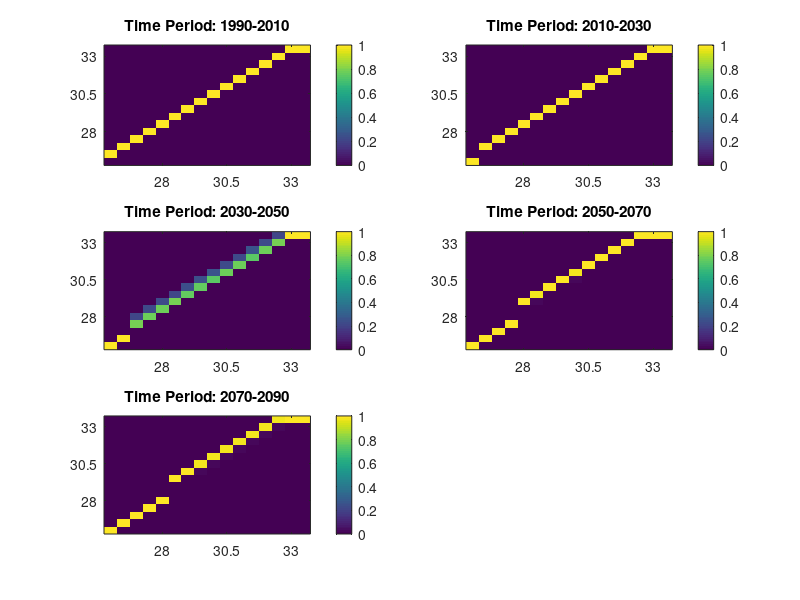

Source code (MATLAB): (Note: this script raises an error after producing the figure.)
% Update Temperature transition matrices
clear all;
close all;

% load data
load('T_Temp_Precip_RCP85A');

%test_matrix = T_Temp(:,:,1);
%test_row = T_Temp(:,1,1);
%% Version 1 w/ binning as follows: 1-10, 11-20, 21-30, ..., 141-150, 151
k = size(T_Temp, 3);
t = size(T_Temp, 2);
d = 16; % new discretization
dt = round(t/(d-1));
s = [2 3 3 2 10];
% for every time period transition matrix, N
for l=1:5
    % for every column (time period n)
    count = 1;
    for j=1:dt:d*dt
        
        lower_limit = 1;
        % combine rows to go from 0.05 discretization to 0.5
        for i=1:d
             if i == d
                 upper_limit = 151;
             else
                 upper_limit = i*dt;
             end
         
            T_new_row(i) = sum(T_Temp(lower_limit:upper_limit,min(j+s(l), 151),l));
            disp([count, (j+l), lower_limit, upper_limit]);
            lower_limit = upper_limit + 1;
        end

        T_new_matrix(:,count,l) = T_new_row;
        count = count + 1;
    end
end

%T_Temp_new = zeros(16,16,5);
T_Temp_new = T_new_matrix;

%% Version 5 w/ averaging and binning as follows: 1-10, 11-20, 21-30, ..., 141-150, 151
k = size(T_Temp, 3);
t = size(T_Temp, 2);
d = 16; % new discretization
dt = round(t/(d-1));

% for every time period transition matrix, N
for l=1:5
    % for every column (time period n)
    count = 1;
    for j=1:dt:d*dt
        
        new_col(:,count) = mean(T_Temp(:,j+1:min(151, j+2),l), 2);
        count = count + 1;
    end
    
    lower_limit = 1;
    % combine rows to go from 0.05 discretization to 0.5
    for i=1:d
        if i == d
            upper_limit = 151;
        else
            upper_limit = i*dt;
        end
        
        T_new_mat(i,:) = sum(new_col(lower_limit:upper_limit,:), 1);
        disp([count, (j), lower_limit, upper_limit]);
        lower_limit = upper_limit + 1;
    end

    T_new_matrix(:,:,l) = T_new_mat;
        
    
end

%T_Temp_new = zeros(16,16,5);
T_Temp_new = T_new_matrix;
%% Version 3 w/ binning as follows: 1-5, 6-15, 16-25, ..., 146-151
k = size(T_Temp, 3);
t = size(T_Temp, 2);
d = 16; % new discretization
dt = round(t/(d-1));

% for every time period transition matrix, N
for l=1:5
    % for every column (time period n)
    count = 1;
    for j=1:dt:d*dt
        
        lower_limit = 1;
        % combine rows to go from 0.05 discretization to 0.5
        for i=1:d
             if i == d
                 upper_limit = 151;
             else
                 upper_limit = (i-1)*dt+5;
             end
         
            T_new_row(i) = sum(T_Temp(lower_limit:upper_limit,j,l));
            disp([count, lower_limit, upper_limit]);
            lower_limit = upper_limit + 1;
        end

        T_new_matrix(:,count,l) = T_new_row;
        count = count + 1;
    end
end

%T_Temp_new = zeros(16,16,5);
T_Temp_new = T_new_matrix;
%% Version 4 w/ binning as follows: 1-6, 7-16, 17-26, ..., 147-151
k = size(T_Temp, 3);
t = size(T_Temp, 2);
d = 16; % new discretization
dt = round(t/(d-1));

% for every time period transition matrix, N
for l=1:5
    % for every column (time period n)
    count = 1;
    for j=1:dt:d*dt
        
        lower_limit = 1;
        % combine rows to go from 0.05 discretization to 0.5
        for i=1:d
             if i == d
                 upper_limit = 151;
             else
                 upper_limit = (i-1)*dt+6;
             end
            m = round((lower_limit + upper_limit)/2);
            T_new_row(i) = sum(T_Temp(lower_limit:upper_limit,min(j, 151),l));
            disp([count, min(j, 151), lower_limit, upper_limit]);
            lower_limit = upper_limit + 1;
        end

        T_new_matrix(:,count,l) = T_new_row;
        count = count + 1;
    end
end

%T_Temp_new = zeros(16,16,5);
T_Temp_new = T_new_matrix;
%% create plots to test discretization
decades = {'1990-2010', '2010-2030', '2030-2050', '2050-2070', '2070-2090'};
figure;
for n=1:k
    subplot(3,2,n)
    imagesc(T_new_matrix(:,:,n));
    colorbar;
    set(gca, 'YDir', 'normal');
    title(['Time Period: ', decades{n}]);
    xticks(5:5:16);
    xticklabels(28:2.5:33.5);
    yticks(5:5:16);
    yticklabels(28:2.5:33.5);
end

sgtitle('Temp Transition Matrices- Rediscretized into 0.50-degree Bins');
[fileLoc, fileName] = fileparts(matlab.desktop.editor.getActiveFilename);
text(-5, -5, string(fileLoc));
text(-5, -6, string(fileName));

%% Inputs for temperature
N = 5;

% Change in temperature from one time period to next
climParam.T_min = 0;
climParam.T_max = 1.5;
climParam.T_delta = 0.5; % deg C
s_T = climParam.T_min: climParam.T_delta: climParam.T_max;
climParam.T0 = s_T(1);
climParam.T0_abs = 26;
M_T = length(s_T);

% Absolute temperature values
T_abs_max = max(s_T) * N;
s_T_abs = climParam.T0_abs : climParam.T_delta : climParam.T0_abs+ T_abs_max;
M_T_abs = length(s_T_abs);
T_bins = [s_T_abs-climParam.T_delta/2 s_T_abs(end)+climParam.T_delta/2];

numSamp = 25000;
decades = { '1990', '2010', '2030', '2050', '2070', '2090'};

% Starting point
T0 = s_T(1);
T0_abs = 26;

%% test using updated temperature transition matrices compared to previous discretization

numRuns = 100;

for M=1:numRuns
    % Set time series
    state_ind_T = zeros(1,N);
    state_ind_T(1) = find(T0_abs==s_T_abs);
    randGen = true;

    p = randi(numSamp,N-1);
    T_over_time = cell(1,N);

    for t = 1:N
            % Sample forward distribution given current state
            T_current = s_T_abs(state_ind_T(t));
            [T_over_time{t}] = T2forwardSimTempDiscretized(T_Temp_new, s_T_abs, N, t, T_current, numSamp, false, 4);

            % Sample next time period
            if randGen
                state_ind_T(t+1) = find(T_over_time{t}(p(t),2)==s_T_abs);
            end
           
    end
    
    if N==5
        state_ind_T_runs(M,:) = state_ind_T;
    end
end

T_state_test = s_T_abs(state_ind_T_runs);
T_bins_test = T_bins;
s_T_abs_test = s_T_abs;
%% compare to previous results for RCP8.5 temperature states

% load data for RCP8.5, 3% discount
cd('/Users/jenniferskerker/Documents/GradSchool/Research/Project1/Code/Models/Fletcher_2019_Learning_Climate/SDP');
load('results_RCP85A_01_Dec_2020_17_13_41.mat', 'T_state', 'P_state', 'T_bins', 's_T_abs');
T_state_RCP85 = T_state;

time = {'2001-2020', '2021-2040', '2041-2060', '2061-2080', '2081-2100'};
r1 = 'RCP4.5 ';
r2 = 'RCP8.5 ';

addpath('/Users/jenniferskerker/Documents/GradSchool/Research/Project1/Code/Models/Fletcher_2019_Learning_Climate/Plots/plotting utilities/cbrewer/cbrewer/cbrewer')
[clrmp1]=cbrewer('div', 'RdBu', 100, 'cubic');

% create matrices with all zeros
T_actual_Test = zeros(N, length(T_bins_test)-1); %re-discretized
T_actual_RCP85 = zeros(N, length(T_bins)-1);

% for each time period (N=1 to 5) find distribution of states
for i=1:5
    T_actual_RCP85(i, :) = histcounts(T_state_RCP85(:,i),T_bins);
    T_actual_Test(i, :) = histcounts(T_state_test(:,i+1), T_bins_test);
end

%% Histogram plots for comparison
figure;
for i=1:5
    subplot(5,2,i*2-1)
    histogram(T_state_test(:,i+1), T_bins_test);
    
    subplot(5,2,i*2)
    histogram(T_state_RCP85(:,i), T_bins);
end
%% Create 1D plot
C = {[0.6350, 0.0780, 0.1840], [0.8500, 0.3250, 0.0980], [0.4660, 0.6740, 0.1880],...
    [0, 0.4470, 0.7410], [0.4940, 0.1840, 0.5560]};

close all
figure('Position', [245 55 849 641]);
for i=1:5
    plot(s_T_abs, T_actual_RCP85(i, :)/10000, ...
        '--', 'color', C{i}, 'LineWidth', 1.5)
    hold on
    plot(s_T_abs_test, T_actual_Test(i, :)/1000, 'color', C{i}, 'LineWidth', 1.5);
    xlabel('Temp State (^oC)');
    ylabel('Probability')
    ax = gca;
    ax.FontSize = 16;
    test = {'RCP8.5 2001-2020', 'RCP8.5 Re-disc 2001-2020', 'RCP8.5 2021-2040', 'RCP8.5 Re-disc 2021-2040',...
        'RCP8.5 2041-2060', 'RCP8.5 Re-disc 2041-2060','RCP8.5 2061-2080', 'RCP8.5 Re-disc 2061-2080',...
        'RCP8.5 2081-2100', 'RCP8.5 Re-disc 2081-2100'}
    legend(test, 'location', 'northeast', 'FontSize', 14);
    l = legend('boxoff');
    title('Temperature States')
    %xlim([66 97])
end

%% Version 2 SSD w/ binning as follows: 1-1, 2-11, 12-21, ..., 142-151
k = size(T_Temp, 3);
t = size(T_Temp, 2);
d = 16; % new discretization
dt = round(t/(d-1));

% for every time period transition matrix, N
for l=1:5
    % for every column (time period n)
    count = 1;
    for j=1:dt:d*dt
        
        lower_limit = 1;
        % combine rows to go from 0.05 discretization to 0.5
        for i=1:d
%             if i == 1
%                 upper_limit = lower_limit;
%             else
%                 upper_limit = (i-1)*dt+1;
%             end
            upper_limit = (i-1)*dt+1;
         
            T_new_row(i) = sum(T_Temp(lower_limit:upper_limit,j,l));
            disp([count, lower_limit, upper_limit]);
            lower_limit = upper_limit + 1;
        end

        T_new_matrix(:,count,l) = T_new_row;
        count = count + 1;
    end
end

%T_Temp_new = zeros(16,16,5);
T_Temp_new = T_new_matrix;
